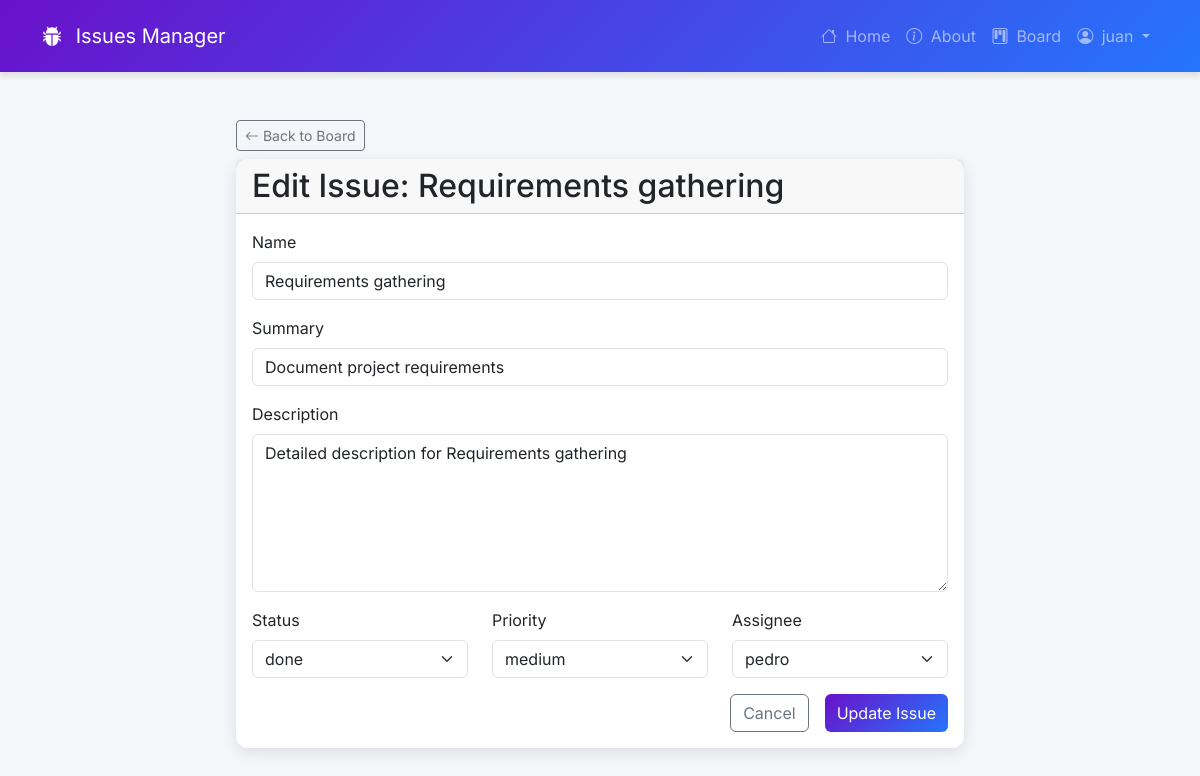
Page /issues/6/edit/ (signed in) on the committed database.
### accounts/models.py (models this page shows)
class CustomUser(AbstractUser):
    role = models.ForeignKey(
        Role,
        on_delete=models.CASCADE,
        blank=True, null=True
    )
    team = models.ForeignKey(
        Team,
        on_delete=models.CASCADE,
        blank=True, null=True
    )

### issues/models.py (models this page shows, shortened)
class Issue(models.Model):
    name = models.CharField(max_length=64)
    summary = models.CharField(max_length=128)
    description = models.TextField()
    reporter = models.ForeignKey(
        get_user_model(),
        on_delete=models.CASCADE,
        related_name='reported_issues'
    )
    assignee = models.ForeignKey(
        get_user_model(),
        on_delete=models.SET_NULL,
        related_name='assigned_issues',
        blank=True, null=True
    )
    created_on = models.DateTimeField(auto_now_add=True)
    status = models.ForeignKey(
        Status,
        on_delete=models.CASCADE,
    )
    priority = models.ForeignKey(
        Priority,
        on_delete=models.CASCADE,
    )

class Status(models.Model):
    name = models.CharField(max_length=128)
    description = models.TextField(max_length=256)
    def __str__(self):
        return self.name

class Priority(models.Model):
    name = models.CharField(max_length=128)
    description = models.TextField(max_length=256)
    def __str__(self):
        return self.name

### issues/views.py (the view)
# urls.py: path("<int:pk>/edit/", views.IssueUpdateView.as_view(), name="edit"),
class IssueUpdateView(LoginRequiredMixin, UserPassesTestMixin, UpdateView):
    template_name = "issues/edit.html"
    model = Issue
    fields = ["name", "summary", "description", "status", "priority", "assignee"]
    def get_context_data(self, **kwargs):
        context = super().get_context_data(**kwargs)
        context["is_product_owner"] = is_product_owner(self.request.user)
        return context
    def test_func(self):
        issue = self.get_object()
        user = self.request.user
        if user.is_superuser:
            return True
        if user.is_staff and user.team and issue.assignee and issue.assignee.team == user.team:
            return True
        if is_product_owner(user) and user.team and issue.assignee and issue.assignee.team == user.team:
            return True
        if issue.reporter == user or issue.assignee == user:
            return True
        return False
    def get_form(self, form_class=None):
        form = super().get_form(form_class)
        if self.request.user.team:
            form.fields['assignee'].queryset = form.fields['assignee'].queryset.filter(
                team=self.request.user.team
            )
        return form

### issues/views.py (called while the page is built)
def is_product_owner(user):
    return user.role and user.role.name.lower() == 'product owner'

### templates/issues/edit.html (shortened to what this page needs)
{% extends "base.html" %}
{% block content %}
<div class="container mt-4">
    <div class="row justify-content-center">
        <div class="col-md-8">
            <a href="{% url 'board' %}" class="btn btn-outline-secondary btn-sm mb-2">
                <i class="bi bi-arrow-left"></i> Back to Board
            </a>
            <div class="card">
                <div class="card-header">
                    <h2 class="mb-0">
                        {% if object %}Edit Issue: {{ object.name }}{% else %}Create New Issue{% endif %}
                    </h2>
                </div>
                <div class="card-body">
                    <form method="post">
                        <div class="mb-3">
                            <label for="{{ form.name.id_for_label }}" class="form-label">Name</label>
                            <input type="text" name="{{ form.name.name }}" id="{{ form.name.id_for_label }}"
                                   class="form-control {% if form.name.errors %}is-invalid{% endif %}"
                                   value="{{ form.name.value|default:'' }}" required>
                        </div>
                        <div class="mb-3">
                            <label for="{{ form.summary.id_for_label }}" class="form-label">Summary</label>
                            <input type="text" name="{{ form.summary.name }}" id="{{ form.summary.id_for_label }}"
                                   class="form-control {% if form.summary.errors %}is-invalid{% endif %}"
                                   value="{{ form.summary.value|default:'' }}" required>
                        </div>
                        <div class="mb-3">
                            <label for="{{ form.description.id_for_label }}" class="form-label">Description</label>
                            <textarea name="{{ form.description.name }}" id="{{ form.description.id_for_label }}"
                                      class="form-control {% if form.description.errors %}is-invalid{% endif %}"
                                      rows="6" required>{{ form.description.value|default:'' }}</textarea>
                        </div>
                        <div class="row">
                            <div class="col-md-4 mb-3">
                                <label for="{{ form.status.id_for_label }}" class="form-label">Status</label>
                                <select name="{{ form.status.name }}" id="{{ form.status.id_for_label }}"
                                        class="form-select {% if form.status.errors %}is-invalid{% endif %}" required>
                                    {% for choice in form.status.field.choices %}
                                    <option value="{{ choice.0 }}" {% if form.status.value|stringformat:"s" == choice.0|stringformat:"s" %}selected{% endif %}>
                                        {{ choice.1 }}
                                    </option>
                                    {% endfor %}
                                </select>
                            </div>
                            <div class="col-md-4 mb-3">
                                <label for="{{ form.priority.id_for_label }}" class="form-label">Priority</label>
                                <select name="{{ form.priority.name }}" id="{{ form.priority.id_for_label }}"
                                        class="form-select {% if form.priority.errors %}is-invalid{% endif %}" required>
                                    {% for choice in form.priority.field.choices %}
                                    <option value="{{ choice.0 }}" {% if form.priority.value|stringformat:"s" == choice.0|stringformat:"s" %}selected{% endif %}>
                                        {{ choice.1 }}
                                    </option>
                                    {% endfor %}
                                </select>
                            </div>
                            <div class="col-md-4 mb-3">
                                <label for="{{ form.assignee.id_for_label }}" class="form-label">Assignee</label>
                                <select name="{{ form.assignee.name }}" id="{{ form.assignee.id_for_label }}"
                                        class="form-select {% if form.assignee.errors %}is-invalid{% endif %}">
                                    {% for choice in form.assignee.field.choices %}
                                    {% if not forloop.first %}
                                    <option value="{{ choice.0 }}" {% if form.assignee.value|stringformat:"s" == choice.0|stringformat:"s" %}selected{% endif %}>
                                        {{ choice.1 }}
                                    </option>
                                    {% endif %}
                                    {% endfor %}
                                </select>
                            </div>
                        </div>
                        <div class="d-grid gap-2 d-md-flex justify-content-md-end">
                            <a href="{% url 'board' %}" class="btn btn-outline-secondary me-md-2">Cancel</a>
                            <button type="submit" class="btn btn-primary">
                                {% if object %}Update Issue{% else %}Create Issue{% endif %}
                            </button>
                        </div>
                    </form>
                </div>
            </div>
        </div>
    </div>
</div>
{% endblock %}

### templates/base.html (shortened to what this page needs)
{% load static %}
<!DOCTYPE html>
<html lang="en">
<head>
    <link href="https://cdn.jsdelivr.net/npm/bootstrap@5.3.3/dist/css/bootstrap.min.css" rel="stylesheet">
    <link href="https://cdn.jsdelivr.net/npm/bootstrap-icons@1.10.0/font/bootstrap-icons.css" rel="stylesheet">
    <link href="{% static 'css/base.css' %}" rel="stylesheet">
</head>
<body>
    <nav class="navbar navbar-expand-lg navbar-dark py-3">
        <div class="container">
            <a class="navbar-brand" href="{% url 'home' %}">
                <i class="bi bi-bug-fill me-2"></i> Issues Manager
            </a>
            <div class="collapse navbar-collapse" id="navbarNav">
                <ul class="navbar-nav ms-auto">
                    <li class="nav-item">
                        <a class="nav-link" href="{% url 'home' %}"><i class="bi bi-house me-1"></i> Home</a>
                    </li>
                    <li class="nav-item">
                        <a class="nav-link" href="{% url 'about' %}"><i class="bi bi-info-circle me-1"></i> About</a>
                    </li>
                    {% if user.is_authenticated %}
                    <li class="nav-item">
                        <a class="nav-link" href="{% url 'board' %}"><i class="bi bi-kanban me-1"></i> Board</a>
                    </li>
                    <li class="nav-item dropdown">
                        <a class="nav-link dropdown-toggle" href="#" id="userDropdown" role="button"
                           data-bs-toggle="dropdown" aria-expanded="false">
                            <i class="bi bi-person-circle me-1"></i> {{ user.username }}
                        </a>
                    </li>
                    {% endif %}
                </ul>
            </div>
        </div>
    </nav>
    <div class="container-fluid">
        <main class="ms-sm-auto px-md-4 py-4">
            {% block content %}{% endblock %}
        </main>
    </div>
</body>
</html>

### static/css/base.css (style rules this page uses)
:root { --primary-color: #6a11cb; --secondary-color: #2575fc; }
body { font-family: 'Inter', sans-serif; background-color: #f4f6f9; }
.navbar { background: linear-gradient(135deg, var(--primary-color), var(--secondary-color)); box-shadow: 0 4px 6px rgba(0, 0, 0, 0.1); }
.card { border: none; border-radius: 12px; box-shadow: 0 4px 15px rgba(0, 0, 0, 0.1); transition: transform 0.3s ease; }
.btn-primary { background: linear-gradient(135deg, var(--primary-color), var(--secondary-color)); border: none; }

### rows in the picture
CustomUser: username "juan", assignee "pedro"
Issue: name "Requirements gathering", summary "Document project requirements", description "Detailed description for Requirements gathering"
Status: status "done"
Priority: priority "medium"
